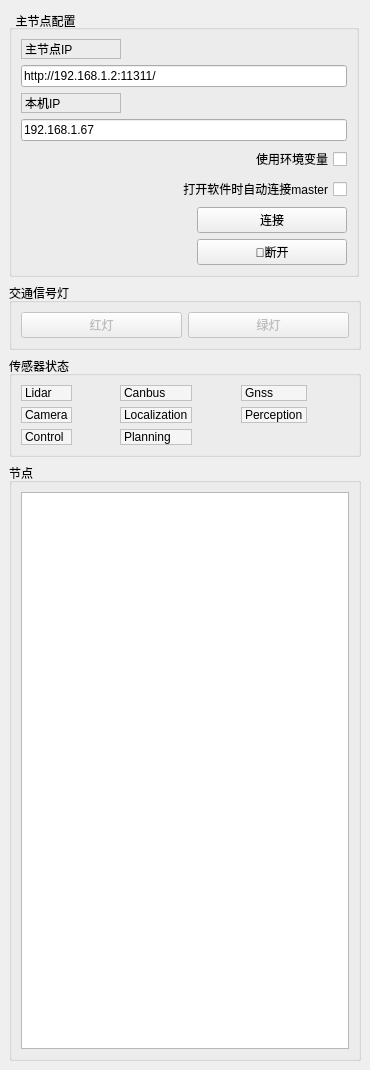
          <widget class="QWidget" name="tab">
           <attribute name="title">
            <string>基本控制</string>
           </attribute>
           <widget class="QWidget" name="layoutWidget">
            <property name="geometry">
             <rect>
              <x>9</x>
              <y>10</y>
              <width>352</width>
              <height>1051</height>
             </rect>
            </property>
            <layout class="QVBoxLayout" name="verticalLayout_9">
             <item>
              <widget class="QGroupBox" name="groupBox">
               <property name="minimumSize">
                <size>
                 <width>350</width>
                 <height>0</height>
                </size>
               </property>
               <property name="maximumSize">
                <size>
                 <width>350</width>
                 <height>16777215</height>
                </size>
               </property>
               <property name="autoFillBackground">
                <bool>true</bool>
               </property>
               <property name="styleSheet">
                <string notr="true"/>
               </property>
               <property name="title">
                <string>  主节点配置</string>
               </property>
               <property name="alignment">
                <set>Qt::AlignLeading|Qt::AlignLeft|Qt::AlignVCenter</set>
               </property>
               <property name="flat">
                <bool>false</bool>
               </property>
               <property name="checkable">
                <bool>false</bool>
               </property>
               <layout class="QVBoxLayout" name="verticalLayout_2">
                <property name="spacing">
                 <number>6</number>
                </property>
                <property name="leftMargin">
                 <number>9</number>
                </property>
                <property name="topMargin">
                 <number>9</number>
                </property>
                <property name="rightMargin">
                 <number>9</number>
                </property>
                <property name="bottomMargin">
                 <number>9</number>
                </property>
                <item>
                 <widget class="QLabel" name="label">
                  <property name="minimumSize">
                   <size>
                    <width>0</width>
                    <height>0</height>
                   </size>
                  </property>
                  <property name="maximumSize">
                   <size>
                    <width>100</width>
                    <height>32</height>
                   </size>
                  </property>
                  <property name="frameShape">
                   <enum>QFrame::StyledPanel</enum>
                  </property>
                  <property name="frameShadow">
                   <enum>QFrame::Raised</enum>
                  </property>
                  <property name="text">
                   <string>主节点IP</string>
                  </property>
                  <property name="margin">
                   <number>0</number>
                  </property>
                 </widget>
                </item>
                <item>
                 <widget class="QLineEdit" name="line_edit_master">
                  <property name="text">
                   <string>http://192.168.1.2:11311/</string>
                  </property>
                 </widget>
                </item>
                <item>
                 <widget class="QLabel" name="label_2">
                  <property name="maximumSize">
                   <size>
                    <width>100</width>
                    <height>32</height>
                   </size>
                  </property>
                  <property name="frameShape">
                   <enum>QFrame::StyledPanel</enum>
                  </property>
                  <property name="frameShadow">
                   <enum>QFrame::Raised</enum>
                  </property>
                  <property name="text">
                   <string>本机IP</string>
                  </property>
                  <property name="margin">
                   <number>0</number>
                  </property>
                 </widget>
                </item>
                <item>
                 <widget class="QLineEdit" name="line_edit_host">
                  <property name="text">
                   <string>192.168.1.67</string>
                  </property>
                 </widget>
                </item>
                <item>
                 <widget class="QCheckBox" name="checkbox_use_environment">
                  <property name="layoutDirection">
                   <enum>Qt::RightToLeft</enum>
                  </property>
                  <property name="text">
                   <string>使用环境变量</string>
                  </property>
                 </widget>
                </item>
                <item>
                 <widget class="QCheckBox" name="checkbox_remember_settings">
                  <property name="layoutDirection">
                   <enum>Qt::RightToLeft</enum>
                  </property>
                  <property name="text">
                   <string>打开软件时自动连接master</string>
                  </property>
                 </widget>
                </item>
                <item alignment="Qt::AlignRight">
                 <widget class="QPushButton" name="button_connect">
                  <property name="enabled">
                   <bool>true</bool>
                  </property>
                  <property name="sizePolicy">
                   <sizepolicy hsizetype="MinimumExpanding" vsizetype="Fixed">
                    <horstretch>0</horstretch>
                    <verstretch>0</verstretch>
                   </sizepolicy>
                  </property>
                  <property name="minimumSize">
                   <size>
                    <width>150</width>
                    <height>0</height>
                   </size>
                  </property>
                  <property name="maximumSize">
                   <size>
                    <width>150</width>
                    <height>16777215</height>
                   </size>
                  </property>
                  <property name="toolTip">
                   <string>Set the target to the current joint trajectory state.</string>
                  </property>
                  <property name="statusTip">
                   <string>Clear all waypoints and set the target to the current joint trajectory state.</string>
                  </property>
                  <property name="layoutDirection">
                   <enum>Qt::LeftToRight</enum>
                  </property>
                  <property name="text">
                   <string>连接</string>
                  </property>
                  <property name="icon">
                   <iconset resource="../resources/images.qrc">
                    <normaloff>:/images/line.png</normaloff>:/images/line.png</iconset>
                  </property>
                 </widget>
                </item>
                <item alignment="Qt::AlignRight">
                 <widget class="QPushButton" name="button_disconnect">
                  <property name="minimumSize">
                   <size>
                    <width>150</width>
                    <height>0</height>
                   </size>
                  </property>
                  <property name="maximumSize">
                   <size>
                    <width>150</width>
                    <height>16777215</height>
                   </size>
                  </property>
                  <property name="text">
                   <string>🔗断开</string>
                  </property>
                 </widget>
                </item>
               </layout>
              </widget>
             </item>
             <item>
              <widget class="QGroupBox" name="groupBox_2">
               <property name="autoFillBackground">
                <bool>true</bool>
               </property>
               <property name="title">
                <string>交通信号灯</string>
               </property>
               <layout class="QHBoxLayout" name="horizontalLayout_18">
                <item>
                 <widget class="QPushButton" name="red_signal">
                  <property name="enabled">
                   <bool>false</bool>
                  </property>
                  <property name="text">
                   <string>红灯</string>
                  </property>
                  <property name="icon">
                   <iconset resource="../resources/images.qrc">
                    <normaloff>:/images/red.png</normaloff>:/images/red.png</iconset>
                  </property>
                 </widget>
                </item>
                <item>
                 <widget class="QPushButton" name="green_signal">
                  <property name="enabled">
                   <bool>false</bool>
                  </property>
                  <property name="text">
                   <string>绿灯</string>
                  </property>
                  <property name="icon">
                   <iconset resource="../resources/images.qrc">
                    <normaloff>:/images/green.png</normaloff>:/images/green.png</iconset>
                  </property>
                 </widget>
                </item>
               </layout>
              </widget>
             </item>
             <item>
              <widget class="QGroupBox" name="groupBox_11">
               <property name="autoFillBackground">
                <bool>true</bool>
               </property>
               <property name="styleSheet">
                <string notr="true"/>
               </property>
               <property name="title">
                <string>传感器状态</string>
               </property>
               <layout class="QGridLayout" name="gridLayout_5">
                <item row="0" column="3">
                 <widget class="QLabel" name="label_10">
                  <property name="styleSheet">
                   <string notr="true">border:1px solid rgb(196,193,189);
background-color: rgb(245, 245, 245);</string>
                  </property>
                  <property name="text">
                   <string>Canbus</string>
                  </property>
                 </widget>
                </item>
                <item row="1" column="3">
                 <widget class="QLabel" name="label_15">
                  <property name="styleSheet">
                   <string notr="true">border:1px solid rgb(196,193,189);
background-color: rgb(245, 245, 245);</string>
                  </property>
                  <property name="text">
                   <string>Localization</string>
                  </property>
                  <property name="textFormat">
                   <enum>Qt::AutoText</enum>
                  </property>
                  <property name="alignment">
                   <set>Qt::AlignLeading|Qt::AlignLeft|Qt::AlignVCenter</set>
                  </property>
                 </widget>
                </item>
                <item row="1" column="1">
                 <widget class="QLabel" name="label_14">
                  <property name="styleSheet">
                   <string notr="true">border:1px solid rgb(196,193,189);
background-color: rgb(245, 245, 245);</string>
                  </property>
                  <property name="text">
                   <string>Camera</string>
                  </property>
                  <property name="wordWrap">
                   <bool>false</bool>
                  </property>
                 </widget>
                </item>
                <item row="2" column="1">
                 <widget class="QLabel" name="label_17">
                  <property name="styleSheet">
                   <string notr="true">border:1px solid rgb(196,193,189);
background-color: rgb(245, 245, 245);</string>
                  </property>
                  <property name="text">
                   <string>Control</string>
                  </property>
                 </widget>
                </item>
                <item row="2" column="3">
                 <widget class="QLabel" name="label_20">
                  <property name="styleSheet">
                   <string notr="true">border:1px solid rgb(196,193,189);
background-color: rgb(245, 245, 245);</string>
                  </property>
                  <property name="text">
                   <string>Planning</string>
                  </property>
                 </widget>
                </item>
                <item row="0" column="4">
                 <widget class="QLabel" name="lab_canbus_status">
                  <property name="text">
                   <string/>
                  </property>
                 </widget>
                </item>
                <item row="0" column="2">
                 <widget class="QLabel" name="lab_lidar_status">
                  <property name="text">
                   <string/>
                  </property>
                 </widget>
                </item>
                <item row="0" column="1">
                 <widget class="QLabel" name="label_6">
                  <property name="styleSheet">
                   <string notr="true">border:1px solid rgb(196,193,189);
background-color: rgb(245, 245, 245);</string>
                  </property>
                  <property name="text">
                   <string>Lidar</string>
                  </property>
                 </widget>
                </item>
                <item row="1" column="5">
                 <widget class="QLabel" name="label_16">
                  <property name="styleSheet">
                   <string notr="true">border:1px solid rgb(196,193,189);
background-color: rgb(245, 245, 245);</string>
                  </property>
                  <property name="text">
                   <string>Perception</string>
                  </property>
                 </widget>
                </item>
                <item row="0" column="5">
                 <widget class="QLabel" name="label_11">
                  <property name="styleSheet">
                   <string notr="true">border:1px solid rgb(196,193,189);
background-color: rgb(245, 245, 245);</string>
                  </property>
                  <property name="text">
                   <string>Gnss</string>
                  </property>
                 </widget>
                </item>
                <item row="0" column="6">
                 <widget class="QLabel" name="lab_gnss_status">
                  <property name="text">
                   <string/>
                  </property>
                 </widget>
                </item>
                <item row="1" column="2">
                 <widget class="QLabel" name="lab_camera_status">
                  <property name="text">
                   <string/>
                  </property>
                 </widget>
                </item>
                <item row="1" column="4">
                 <widget class="QLabel" name="lab_localization_status">
                  <property name="text">
                   <string/>
                  </property>
                 </widget>
                </item>
                <item row="1" column="6">
                 <widget class="QLabel" name="lab_perception_status">
                  <property name="text">
                   <string/>
                  </property>
                 </widget>
                </item>
                <item row="2" column="2">
                 <widget class="QLabel" name="lab_control_status">
                  <property name="text">
                   <string/>
                  </property>
                 </widget>
                </item>
                <item row="2" column="4">
                 <widget class="QLabel" name="lab_planning_status">
                  <property name="text">
                   <string/>
                  </property>
                 </widget>
                </item>
               </layout>
              </widget>
             </item>
             <item>
              <widget class="QGroupBox" name="groupBox_3">
               <property name="enabled">
                <bool>true</bool>
               </property>
               <property name="layoutDirection">
                <enum>Qt::LeftToRight</enum>
               </property>
               <property name="autoFillBackground">
                <bool>true</bool>
               </property>
               <property name="title">
                <string>节点</string>
               </property>
               <layout class="QFormLayout" name="formLayout">
                <property name="fieldGrowthPolicy">
                 <enum>QFormLayout::FieldsStayAtSizeHint</enum>
                </property>
                <property name="horizontalSpacing">
                 <number>6</number>
                </property>
                <property name="verticalSpacing">
                 <number>6</number>
                </property>
                <property name="leftMargin">
                 <number>9</number>
                </property>
                <property name="rightMargin">
                 <number>9</number>
                </property>
                <item row="0" column="0" colspan="2">
                 <widget class="QTreeWidget" name="treeWidget">
                  <property name="minimumSize">
                   <size>
                    <width>0</width>
                    <height>400</height>
                   </size>
                  </property>
                  <property name="autoScroll">
                   <bool>true</bool>
                  </property>
                  <property name="dragEnabled">
                   <bool>false</bool>
                  </property>
                  <property name="textElideMode">
                   <enum>Qt::ElideRight</enum>
                  </property>
                  <property name="horizontalScrollMode">
                   <enum>QAbstractItemView::ScrollPerPixel</enum>
                  </property>
                  <property name="headerHidden">
                   <bool>true</bool>
                  </property>
                  <attribute name="headerVisible">
                   <bool>false</bool>
                  </attribute>
                  <attribute name="headerCascadingSectionResizes">
                   <bool>true</bool>
                  </attribute>
                  <attribute name="headerMinimumSectionSize">
                   <number>160</number>
                  </attribute>
                  <attribute name="headerDefaultSectionSize">
                   <number>160</number>
                  </attribute>
                  <column>
                   <property name="text">
                    <string notr="true">1</string>
                   </property>
                  </column>
                 </widget>
                </item>
               </layout>
              </widget>
             </item>
            </layout>
           </widget>
          </widget>
